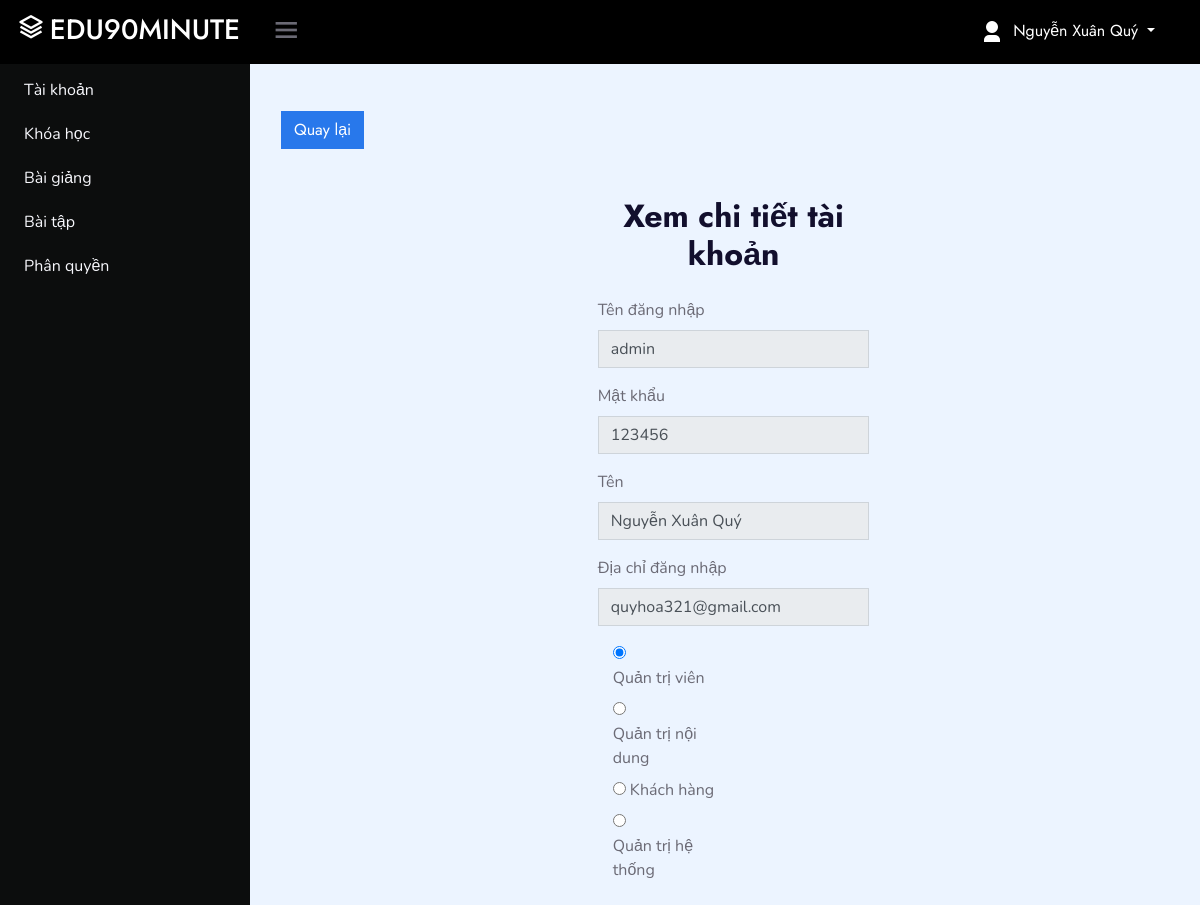
The page /?act=getdetail&us=1&id=2 (signed in) on the database its author committed.
### tables this page shows
CREATE TABLE `users` (
  `id` int(10) UNSIGNED NOT NULL,
  `name` varchar(255) NOT NULL,
  `username` varchar(255) NOT NULL,
  `password` varchar(255) NOT NULL,
  `email` varchar(255) DEFAULT NULL,
  `email_verified_at` timestamp NULL DEFAULT NULL,
  `password_change_at` timestamp NULL DEFAULT NULL,
  `role` int(10) NOT NULL,
  `created_at` timestamp NULL DEFAULT NULL,
  `updated_at` timestamp NULL DEFAULT NULL
);

CREATE TABLE `roles` (
  `id` int(10) NOT NULL,
  `name` varchar(255) NOT NULL
);

### Views/admin/accounts/function.php (called while the page is built, shortened)
<?php
	$database = new Database();
	$conn = $database->connect();
	function getAll($table, $select = ['*']){
		GLOBAL $conn;
		$select = implode(',', $select);
		$sql = "SELECT $select FROM $table";
		$query = mysqli_query($conn, $sql);
		$data = [];
		while($row = mysqli_fetch_array($query)){
			$data[] = $row;
		}
		return $data;
	}
	function getdetailbyid($id){
    GLOBAL $conn;
    $sql = "SELECT *
            FROM users
            WHERE users.id = $id AND email_verified_at IS NOT NULL";
	$query = mysqli_query($conn, $sql);
		$data = array();
		if($query) {
			while($row = mysqli_fetch_assoc($query)){
				$data[] = $row;
			}
		}
		return $data;
}
?>

### Views/admin/accounts/getdetail.php (the view, shortened to what this page needs)
<?php
	include "function.php";
	$id = $_GET['id'];
	$user = getdetailbyid($id);
	$data = $user[0];
?>
<!DOCTYPE html>
<html lang="en">
<head>
</head>
<body class="bg-light">
  <div class="container ">
    <div class="row">
			<a href="./?us=users&act=index" class="btn btn-primary">Quay lại</a>
		</div>
    <div class="row justify-content-center mt-5">
      <div class="col-md-4">
        <h2 class="text-center mb-4">Xem chi tiết tài khoản </h2>
        <form method="post">
          <div class="form-group">
            <label for="username">Tên đăng nhập</label>
            <input type="text" class="form-control" id="username" name="username" disabled placeholder="Enter your username" value="<?php echo $data['username']; ?>">
          </div>
          <div class="form-group">
            <label for="password">Mật khẩu</label>
            <input type="text" class="form-control" id="password" name="password" disabled placeholder="Enter your password" value="<?php echo $data['password']; ?>">
          </div>
		  <div class="form-group">
            <label for="name">Tên </label>
            <input type="text" class="form-control" id="name" name="name" disabled placeholder="Enter your name" value="<?php echo $data['name']; ?>">
          </div>
		  <div class="form-group">
            <label for="email">Địa chỉ đăng nhập</label>
            <input type="email" class="form-control" id="email" name="email" disabled placeholder="Enter your email" value="<?php echo $data['email']; ?>">
          </div>
			<?php
        $roles = getAll('roles');
        foreach ($roles as $role) {
      ?>
        <div class="col-xs-12 col-sm-6">
          <input type="radio" id="role-<?php echo $role['id'];?>" name="role" value="<?php echo $role['id'];?>" <?php if(isset($data['role']) && $data['role'] == $role['id']) echo 'checked'; ?>>
          <label for="role-<?php echo $role['id'];?>"><?php echo $role['name']; ?></label>
        </div>
      <?php
        }
      ?>
        </form>
      </div>
    </div>
  </div>
</body>
</html>

### css/adminStyle.css (style rules this page uses)
:root { --header-height: 3rem; --nav-width: 0px; --first-color: rgb(0, 0, 0); --first-color-light: #AFA5D9; --white-color: #F7F6FB; --body-font: 'Nunito', sans-serif; --normal-font-size: 1rem; --z-fixed: 100 }
body { position: relative; margin: var(--header-height) 0 0 0; padding: 0 1rem; font-family: var(--body-font); font-size: var(--normal-font-size); transition: .5s }
a { text-decoration: none }

### rows shown on the page
users: username "admin", password "123456", name "Nguyễn Xuân Quý", email "quyhoa321@gmail.com", role "☑ Quản trị viên", role "☐ Quản trị nội dung", role "☐ Khách hàng", role "☐ Quản trị hệ thống"
roles: name "Quản trị viên"
roles: name "Quản trị nội dung"
roles: name "Khách hàng"
roles: name "Quản trị hệ thống"

### other values the page prints
$_SESSION['name'] "Nguyễn Xuân Quý"
